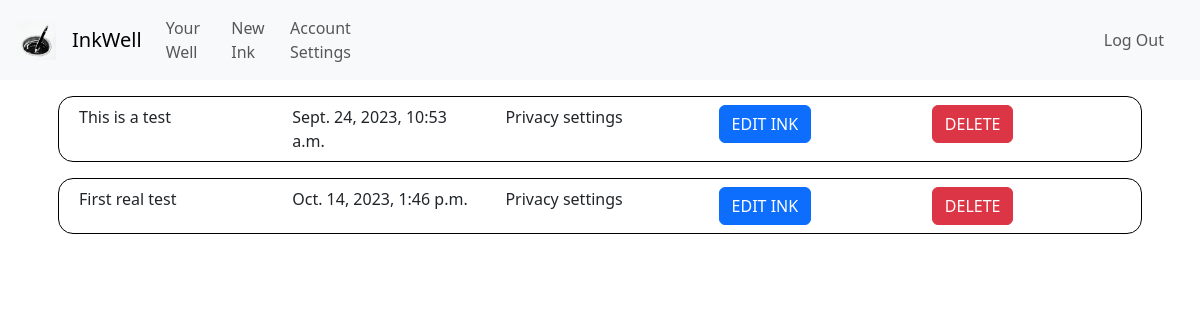
Before: /ink_settings (signed in) with the older database file.
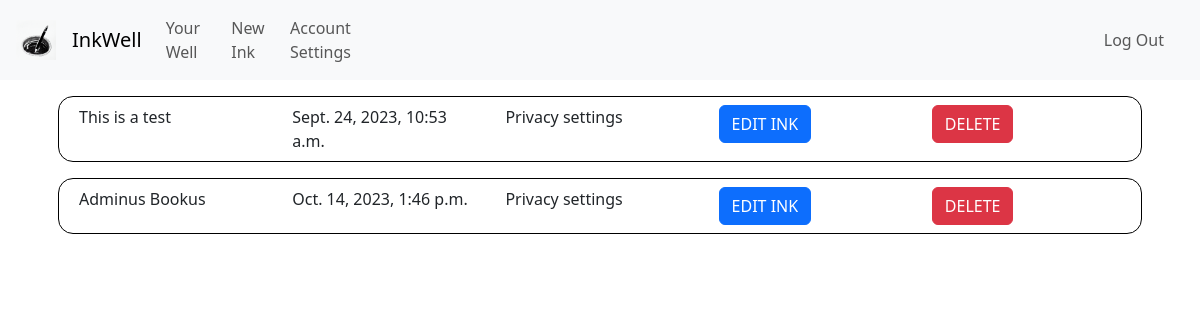
After: the same page with the newer database file.
### inkwell/models.py (models this page shows, shortened)
class Ink(models.Model):
    wellOrigin = models.ForeignKey(Well, on_delete=models.CASCADE, related_name="well_pk", default="")
    inkOwner = models.ForeignKey(User, on_delete=models.CASCADE, related_name="ink_owner", default="")
    coAuthors = models.ManyToManyField(User, related_name="CoAuthors",blank=True)
    privateStatus = models.BooleanField(default=False)
    updateStatus = models.BooleanField(default=False) # If the Ink is edited at least once, this changes to true
    ink_following = models.ManyToManyField(User, related_name="ink_following",blank=True)
    genre = models.CharField(max_length=64, default="")
    description = models.CharField(max_length=500, default="")
    title = models.CharField(max_length=64, default="")
    content = models.TextField()
    views = models.PositiveBigIntegerField(default=0)
    letterCount = models.PositiveBigIntegerField(default=0)
    creation_date = models.DateTimeField(default=timezone.now, editable=False)

### inkwell/views.py (the view)
# urls.py: path('ink_settings', views.ink_settings, name='ink_settings'),
@login_required
def ink_settings(request):
    retrieve_inks = Ink.objects.filter(inkOwner=request.user)
    return render(request, "inkwell/ink_settings.html", {
        "inks": retrieve_inks
    })

### inkwell/templates/inkwell/ink_settings.html (shortened to what this page needs)
{% extends "inkwell/layout.html" %}
{% block body %}
<div class="container">
    {% for ink in inks %}
        <div class="row inkSettingRow">
            <div class="col">
                {{ ink.title }}
            </div>
            <div class="col">
                {{ ink.creation_date }}
            </div>
            <div class="col">
                Privacy settings
            </div>
            <div class="col">
                <a href="{% url 'edit_ink' inkID=ink.id %}"><button class="btn btn-primary" href="">EDIT INK</button></a>
            </div>
            <div class="col">
                <button class="btn btn-danger">DELETE</button>
            </div>
        </div>
    {% endfor %}
</div>
{% endblock %}

Changed rows visible on the page:
changed Ink: title "First real test" → "Adminus Bookus"
